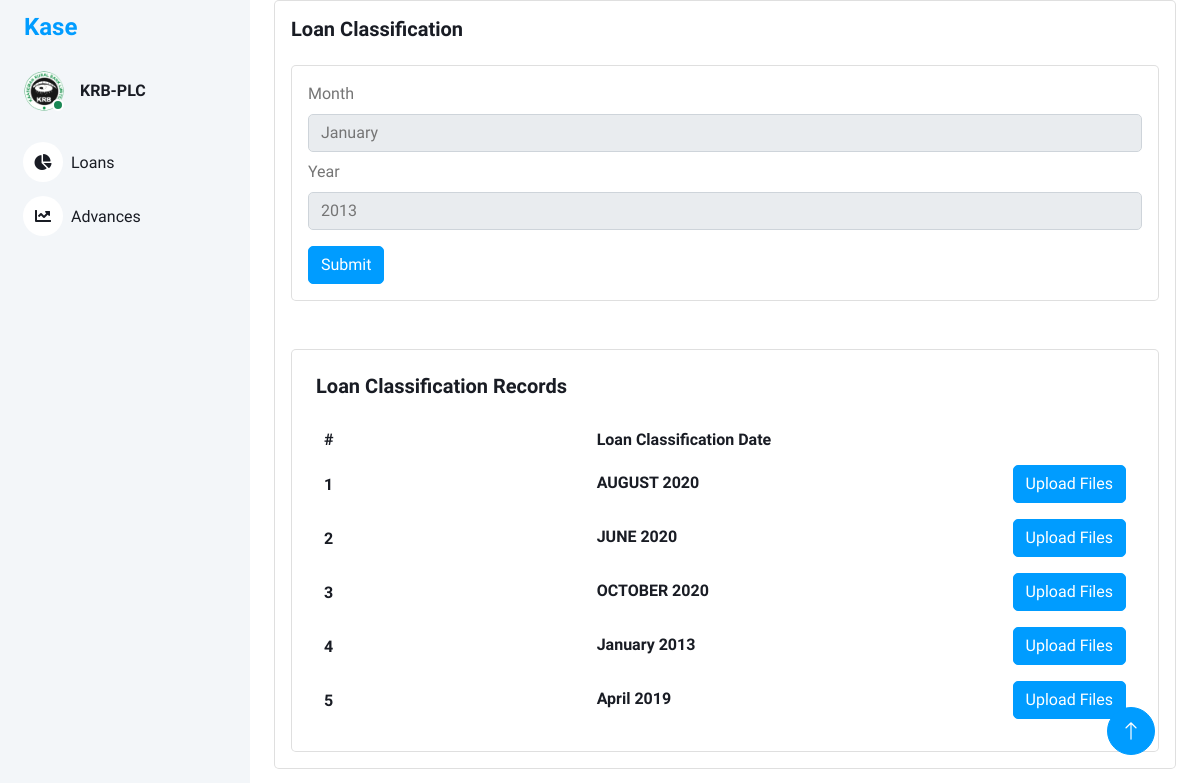
The page / on the database its author committed.
### models/loan_classification.py (models this page shows, shortened)
class LoanClassification(db.Model):
    id = db.Column(db.Integer, primary_key=True)
    loan_classification_name = db.Column(db.String(100), nullable=False)
    loan_classification_desc = db.Column(db.String(100), nullable=True)

### views/main_views.py (the view)
@bp.route('/')
def index():
    loan_classifications = LoanClassification.query.all()  # Retrieve all loan classifications from the database
    serialized_loan_classifications = []
    for classification in loan_classifications:
        serialized_loan_classifications.append({
            'id': classification.id,
            'loan_classification_name': classification.loan_classification_name,
            'loan_classification_desc': classification.loan_classification_desc,
        })
    return render_template('index.html',loan_classes=serialized_loan_classifications)

### templates/index.html (shortened to what this page needs)
<!DOCTYPE html>
<html lang="en">
<head>
    <link href="https://cdnjs.cloudflare.com/ajax/libs/font-awesome/5.10.0/css/all.min.css" rel="stylesheet">
    <link href="https://cdn.jsdelivr.net/npm/bootstrap-icons@1.4.1/font/bootstrap-icons.css" rel="stylesheet">
    <link href="{{ url_for('static', filename='lib/owlcarousel/assets/owl.carousel.min.css') }}" rel="stylesheet">
    <link href="{{ url_for('static', filename='lib/tempusdominus/css/tempusdominus-bootstrap-4.min.css') }}"
        rel="stylesheet" />
    <link href="{{ url_for('static',filename='css/bootstrap.min.css') }}" rel="stylesheet">
    <link href="{{ url_for('static', filename='css/style.css') }}" rel="stylesheet">
</head>
<body>
    <div class="container-xxl position-relative bg-white d-flex p-0">
        <div class="sidebar pe-4 pb-3">
            <nav class="navbar bg-light navbar-light">
                <a href="{{ url_for('main.index') }}" class="navbar-brand mx-4 mb-3">
                    <h4 class="text-primary">Kase</h4>
                </a>
                <div class="d-flex align-items-center ms-4 mb-4">
                    <div class="position-relative">
                        <img class="rounded-circle" src="{{ url_for('static',filename='img/krblogoBig.png') }}" alt=""
                            style="width: 40px; height: 40px;">
                        <div
                            class="bg-success rounded-circle border border-2 border-white position-absolute end-0 bottom-0 p-1">
                        </div>
                    </div>
                    <div class="ms-3">
                        <h6 class="mb-0">KRB-PLC</h6>
                    </div>
                </div>
                <div class="navbar-nav w-100">
                    <a href="{{ url_for('main.index') }}" class="nav-item nav-link"><i
                            class="fa fa-chart-pie me-2"></i>Loans
                    </a>
                    <a href="{{ url_for('returns.returns') }}" class="nav-item nav-link"><i
                            class="fa fa-chart-line me-2"></i>Advances</a>
                </div>
            </nav>
        </div>
        <div class="content">
            <div class="container-fluid">
                <div class="container-fluid">
                    <div class="card">
                        <div class="card-body">
                            <h5 class="card-title fw-semibold mb-4">Loan Classification</h5>
                            <div class="card">
                                <div class="card-body">
                                    <form method="post" action="{{ url_for('loan_classification.create_loan_classification') }}">
                                        <div class="mb-3">
                                            <label for="loanClassificationDate" class="form-label">Month</label>
                                            <select name="loanClassMonth" id="loanClassMonth" class="form-control mb-2">
                                                <option value="January">January</option>
                                            </select>
                                            <label for="loanClassificationDate" class="form-label">Year</label>
                                            <select name="loanClassYear" id="loanClassYear" class="form-control"></select>
                                        </div>
                                        <button type="submit" class="btn btn-primary">Submit</button>
                                    </form>
                                </div>
                            </div>
                            <br>
                            <br>
                            <div class="card w-100">
                                <div class="card-body p-4">
                                    <h5 class="card-title fw-semibold mb-4">Loan Classification Records </h5>
                                    <div class="table-responsive">
                                        <table class="table text-nowrap mb-0 align-middle">
                                            <thead class="text-dark fs-4">
                                                <tr>
                                                    <th class="border-bottom-0">
                                                        <h6 class="fw-semibold mb-0">#</h6>
                                                    </th>
                                                    <th class="border-bottom-0">
                                                        <h6 class="fw-semibold mb-0">Loan Classification Date</h6>
                                                    </th>
                                                    <th class="border-bottom-0">
                                                    </th>
                                                </tr>
                                            </thead>
                                            <tbody>
                                                {% for classification in loan_classes %}
                                                <tr>
                                                    <td class="border-bottom-0">
                                                        <h6 class="fw-semibold mb-0">{{ classification.id }}</h6>
                                                    </td>
                                                    <td class="border-bottom-0">
                                                        <h6 class="fw-semibold mb-1">{{ classification.loan_classification_name }}</h6>
                                                    </td>
                                                    <td class="border-bottom-0">
                                                        <a href="{{ url_for('loan_classification.loan_classification_uploads', id=classification.id ) }}" class="btn btn-primary">Upload Files</a>
                                                    </td>
                                                </tr>
                                                {% endfor %}
                                            </tbody>
                                        </table>
                                    </div>
                                </div>
                            </div>
                        </div>
                    </div>
                </div>
            </div>
            <a href="#" class="btn btn-lg btn-primary btn-lg-square back-to-top"><i class="bi bi-arrow-up"></i></a>
        </div>
    </div>
</body>
</html>

### static/css/style.css (style rules this page uses)
:root { --primary: #009CFF; --light: #F3F6F9; --dark: #191C24; }
.back-to-top { position: fixed; display: none; right: 45px; bottom: 45px; z-index: 99; }
.btn { transition: .5s; }
.btn.btn-primary { color: #FFFFFF; }
.btn-lg-square { width: 48px; height: 48px; }
.btn-square, .btn-sm-square, .btn-lg-square { padding: 0; display: inline-flex; align-items: center; justify-content: center; font-weight: normal; border-radius: 50px; }
.sidebar { position: fixed; top: 0; left: 0; bottom: 0; width: 250px; height: 100vh; overflow-y: auto; background: var(--light); transition: 0.5s; z-index: 999; }
.content { margin-left: 250px; min-height: 100vh; background: #FFFFFF; transition: 0.5s; }
@media (min-width: 992px) { .sidebar { margin-left: 0; } }
@media (min-width: 992px) { .content { width: calc(100% - 250px); } }
.sidebar .navbar .navbar-nav .nav-link { padding: 7px 20px; color: var(--dark); font-weight: 500; border-left: 3px solid var(--light); border-radius: 0 30px 30px 0; outline: none; }
.sidebar .navbar .navbar-nav .nav-link i { width: 40px; height: 40px; display: inline-flex; align-items: center; justify-content: center; background: #FFFFFF; border-radius: 40px; }

### templates/index.html (style rules this page uses)
table { width: 100%; table-layout: fixed; }
table th:nth-child(3), table td:nth-child(3) { text-align:right; }

### rows shown on the page
LoanClassification: id "1", loan_classification_name "AUGUST 2020"
LoanClassification: id "2", loan_classification_name "JUNE 2020"
LoanClassification: id "3", loan_classification_name "OCTOBER 2020"
LoanClassification: id "4", loan_classification_name "January 2013"
LoanClassification: id "5", loan_classification_name "April 2019"
